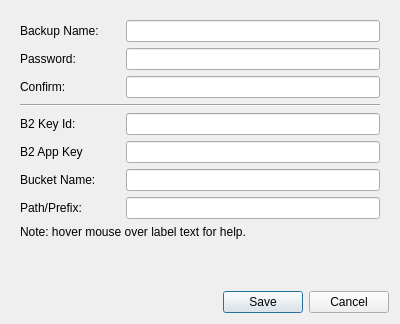
<?xml version="1.0" encoding="UTF-8"?>
<ui version="4.0">
 <class>ConfigB2Dialog</class>
 <widget class="QDialog" name="ConfigB2Dialog">
  <property name="geometry">
   <rect>
    <x>0</x>
    <y>0</y>
    <width>400</width>
    <height>324</height>
   </rect>
  </property>
  <property name="windowTitle">
   <string>Configure Backblaze B2</string>
  </property>
  <layout class="QVBoxLayout" name="verticalLayout">
   <item alignment="Qt::AlignTop">
    <widget class="QWidget" name="widget" native="true">
     <layout class="QVBoxLayout" name="verticalLayout_2">
      <item>
       <layout class="QHBoxLayout" name="horizontalLayout">
        <item>
         <widget class="QLabel" name="label">
          <property name="minimumSize">
           <size>
            <width>100</width>
            <height>0</height>
           </size>
          </property>
          <property name="toolTip">
           <string>&lt;html&gt;&lt;head/&gt;&lt;body&gt;&lt;p&gt;&lt;span style=&quot; font-weight:600;&quot;&gt;Backup Name:&lt;/span&gt;&lt;/p&gt;&lt;p&gt;Something descriptive to help to remember what this backup contains (eg: My Pictures).&lt;/p&gt;&lt;/body&gt;&lt;/html&gt;</string>
          </property>
          <property name="text">
           <string>Backup Name:</string>
          </property>
         </widget>
        </item>
        <item>
         <widget class="QLineEdit" name="name_line_edit"/>
        </item>
       </layout>
      </item>
      <item>
       <layout class="QHBoxLayout" name="horizontalLayout_3">
        <item>
         <widget class="QLabel" name="label_2">
          <property name="minimumSize">
           <size>
            <width>100</width>
            <height>0</height>
           </size>
          </property>
          <property name="toolTip">
           <string>&lt;html&gt;&lt;head/&gt;&lt;body&gt;&lt;p&gt;&lt;span style=&quot; font-weight:600;&quot;&gt;Password:&lt;/span&gt;&lt;/p&gt;&lt;p&gt;Your data will be encrypted with this. Make sure to write it down. You will LOSE YOUR DATA if you lose this password.&lt;/p&gt;&lt;/body&gt;&lt;/html&gt;</string>
          </property>
          <property name="text">
           <string>Password:</string>
          </property>
         </widget>
        </item>
        <item>
         <widget class="QLineEdit" name="password_line_edit">
          <property name="echoMode">
           <enum>QLineEdit::Password</enum>
          </property>
         </widget>
        </item>
       </layout>
      </item>
      <item>
       <layout class="QHBoxLayout" name="horizontalLayout_4">
        <item>
         <widget class="QLabel" name="label_3">
          <property name="minimumSize">
           <size>
            <width>100</width>
            <height>0</height>
           </size>
          </property>
          <property name="toolTip">
           <string>&lt;html&gt;&lt;head/&gt;&lt;body&gt;&lt;p&gt;Re-type your password.&lt;/p&gt;&lt;/body&gt;&lt;/html&gt;</string>
          </property>
          <property name="text">
           <string>Confirm:</string>
          </property>
         </widget>
        </item>
        <item>
         <widget class="QLineEdit" name="confirm_password_line_edit">
          <property name="echoMode">
           <enum>QLineEdit::Password</enum>
          </property>
         </widget>
        </item>
       </layout>
      </item>
      <item>
       <widget class="Line" name="line">
        <property name="orientation">
         <enum>Qt::Horizontal</enum>
        </property>
       </widget>
      </item>
      <item>
       <layout class="QHBoxLayout" name="horizontalLayout_5">
        <item>
         <widget class="QLabel" name="label_4">
          <property name="minimumSize">
           <size>
            <width>100</width>
            <height>0</height>
           </size>
          </property>
          <property name="toolTip">
           <string>&lt;html&gt;&lt;head/&gt;&lt;body&gt;&lt;p&gt;&lt;span style=&quot; font-weight:600;&quot;&gt;B2 Key Id:&lt;/span&gt;&lt;/p&gt;&lt;p&gt;You B2 Application Key Id or Master Key Id. Can be found in the Backblaze web portal under &amp;quot;App keys.&amp;quot;&lt;/p&gt;&lt;/body&gt;&lt;/html&gt;</string>
          </property>
          <property name="text">
           <string>B2 Key Id:</string>
          </property>
         </widget>
        </item>
        <item>
         <widget class="QLineEdit" name="key_id_line_edit">
          <property name="echoMode">
           <enum>QLineEdit::Password</enum>
          </property>
         </widget>
        </item>
       </layout>
      </item>
      <item>
       <layout class="QHBoxLayout" name="horizontalLayout_2">
        <item>
         <widget class="QLabel" name="label_5">
          <property name="minimumSize">
           <size>
            <width>100</width>
            <height>0</height>
           </size>
          </property>
          <property name="toolTip">
           <string>&lt;html&gt;&lt;head/&gt;&lt;body&gt;&lt;p&gt;&lt;span style=&quot; font-weight:600;&quot;&gt;B2 App Key:&lt;/span&gt;&lt;/p&gt;&lt;p&gt;Your B2 Application Key or Master Key. Can be found in the Backblaze web portal under &amp;quot;App Keys. &amp;quot;&lt;/p&gt;&lt;/body&gt;&lt;/html&gt;</string>
          </property>
          <property name="text">
           <string>B2 App Key</string>
          </property>
         </widget>
        </item>
        <item>
         <widget class="QLineEdit" name="key_line_edit">
          <property name="echoMode">
           <enum>QLineEdit::Password</enum>
          </property>
         </widget>
        </item>
       </layout>
      </item>
      <item>
       <layout class="QHBoxLayout" name="horizontalLayout_6">
        <item>
         <widget class="QLabel" name="label_6">
          <property name="minimumSize">
           <size>
            <width>100</width>
            <height>0</height>
           </size>
          </property>
          <property name="toolTip">
           <string>&lt;html&gt;&lt;head/&gt;&lt;body&gt;&lt;p&gt;&lt;span style=&quot; font-weight:600;&quot;&gt;Bucket Name:&lt;/span&gt;&lt;/p&gt;&lt;p&gt;The name of your B2 bucket. It must already exist. BlobBabckup will not create buckets for you. Note: make sure your bucket lifecycle settings are set to &amp;quot;keep only the last version of the file.&amp;quot;&lt;/p&gt;&lt;/body&gt;&lt;/html&gt;</string>
          </property>
          <property name="text">
           <string>Bucket Name:</string>
          </property>
         </widget>
        </item>
        <item>
         <widget class="QLineEdit" name="bucket_line_edit"/>
        </item>
       </layout>
      </item>
      <item>
       <layout class="QHBoxLayout" name="horizontalLayout_7">
        <item>
         <widget class="QLabel" name="label_7">
          <property name="minimumSize">
           <size>
            <width>100</width>
            <height>0</height>
           </size>
          </property>
          <property name="toolTip">
           <string>&lt;html&gt;&lt;head/&gt;&lt;body&gt;&lt;p&gt;&lt;span style=&quot; font-weight:600;&quot;&gt;Prefix:&lt;/span&gt;&lt;/p&gt;&lt;p&gt;The path that will be added before every object that BlobBackup uploads.&lt;/p&gt;&lt;/body&gt;&lt;/html&gt;</string>
          </property>
          <property name="text">
           <string>Path/Prefix:</string>
          </property>
         </widget>
        </item>
        <item>
         <widget class="QLineEdit" name="prefix_line_edit"/>
        </item>
       </layout>
      </item>
      <item>
       <widget class="QLabel" name="label_8">
        <property name="text">
         <string>Note: hover mouse over label text for help.</string>
        </property>
       </widget>
      </item>
     </layout>
    </widget>
   </item>
   <item>
    <widget class="QDialogButtonBox" name="buttonBox">
     <property name="orientation">
      <enum>Qt::Horizontal</enum>
     </property>
     <property name="standardButtons">
      <set>QDialogButtonBox::Cancel|QDialogButtonBox::Save</set>
     </property>
    </widget>
   </item>
  </layout>
 </widget>
 <resources/>
 <connections>
  <connection>
   <sender>buttonBox</sender>
   <signal>accepted()</signal>
   <receiver>ConfigB2Dialog</receiver>
   <slot>accept()</slot>
   <hints>
    <hint type="sourcelabel">
     <x>248</x>
     <y>254</y>
    </hint>
    <hint type="destinationlabel">
     <x>157</x>
     <y>274</y>
    </hint>
   </hints>
  </connection>
  <connection>
   <sender>buttonBox</sender>
   <signal>rejected()</signal>
   <receiver>ConfigB2Dialog</receiver>
   <slot>reject()</slot>
   <hints>
    <hint type="sourcelabel">
     <x>316</x>
     <y>260</y>
    </hint>
    <hint type="destinationlabel">
     <x>286</x>
     <y>274</y>
    </hint>
   </hints>
  </connection>
 </connections>
</ui>
